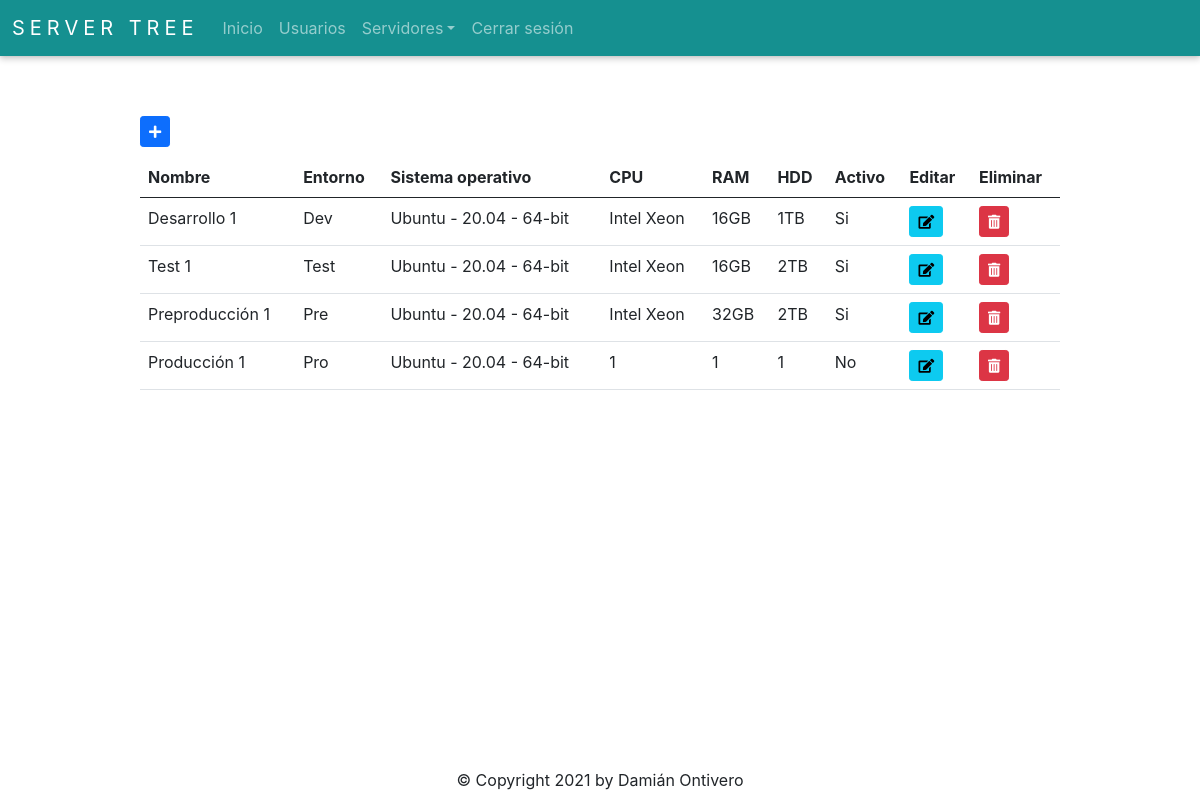
The page /server/get_server_all (signed in) on the database as committed earlier.
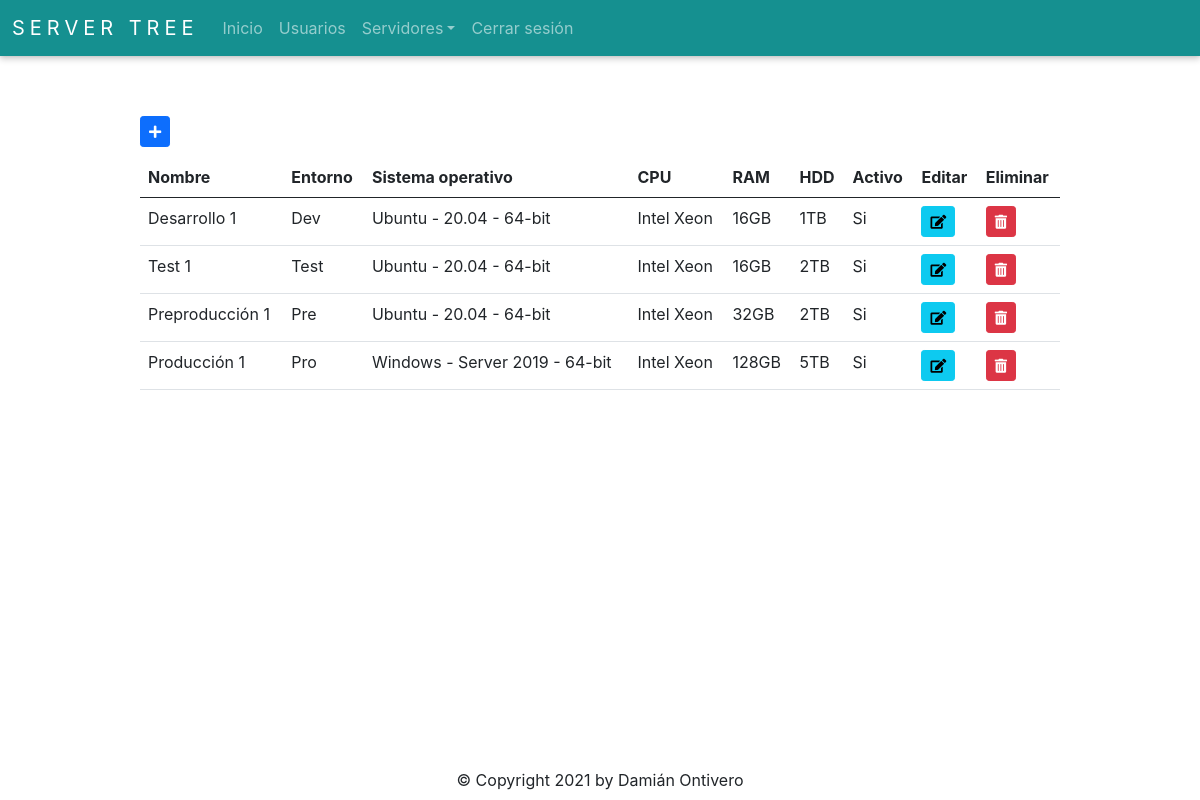
The same page on the database as committed later.
### app/server/models.py (models this page shows, shortened)
class Server(db.Model):
    __tablename__ = 'Servers'
    id = db.Column(db.Integer, autoincrement=True, primary_key=True)
    name = db.Column(db.String(50), nullable=False)
    environment_id = db.Column(db.Integer, db.ForeignKey('Environments.id'), nullable=False)
    operating_system_id = db.Column(db.Integer, db.ForeignKey('OperatingSystems.id'), nullable=False)
    cpu = db.Column(db.String(50), nullable=False)
    ram = db.Column(db.String(50), nullable=False)
    hdd = db.Column(db.String(50), nullable=False)
    is_active = db.Column(db.Boolean, default=True)

class Environment(db.Model):
    __tablename__ = 'Environments'
    id = db.Column(db.Integer, autoincrement=True, primary_key=True)
    name = db.Column(db.String(50), nullable=False)
    @staticmethod
    def get_all():
        return Environment.query.all()

class OperatingSystem(db.Model):
    __tablename__ = 'OperatingSystems'
    id = db.Column(db.Integer, autoincrement=True, primary_key=True)
    name = db.Column(db.String(50), nullable=False)
    version = db.Column(db.String(50), nullable=False)
    architect = db.Column(db.String(6), nullable=False)
    def __repr__(self):
        return '{} - {} - {}'.format(self.name, self.version, self.architect)
    @staticmethod
    def get_all():
        return OperatingSystem.query.all()

### app/server/routes.py (the view)
@server_bp.route('/get_server_all', methods=['GET', 'POST'])
@login_required
def get_server_all():
    data = db.session.query(Server, Environment, OperatingSystem).join(Environment, OperatingSystem).all()
    form = ServerForm()
    return render_template('server.html', data=data, form=form)

### app/auth/models.py (called while the page is built)
    @staticmethod
    def get_by_id(id):
        return User.query.get(id)

### app/auth/routes.py (called while the page is built)
@login_manager.user_loader
def load_user(user_id):
    return User.get_by_id(int(user_id))

### app/server/templates/server.html (shortened to what this page needs)
{% extends 'base.html' %}
{% import 'bootstrap/wtf.html' as wtf %}
{% block content %}
<div class="buttons">
  {% if current_user.role_id == 1 %}
    <button type="button" id="addButton" class="btn btn-primary btn-sm" data-bs-toggle="modal" data-bs-target="#serverModal"><i class="fas fa-plus"></i></button>
  {% else %}
    <button disabled type="button" id="addButton" class="btn btn-primary btn-sm" data-bs-toggle="modal" data-bs-target="#serverModal"><i class="fas fa-plus"></i></button>
  {% endif %}
</div>
<table class="table table-hover">
  <thead>
    <tr>
      <th>Nombre</th>
      <th>Entorno</th>
      <th>Sistema operativo</th>
      <th>CPU</th>
      <th>RAM</th>
      <th>HDD</th>
      <th>Activo</th>
      <th>Editar</th>
      <th>Eliminar</th>
    </tr>
  </thead>
  <tbody>
    {% for server, env, os in data %}
      <tr>
        <td>{{ server.name }}</td>
        <td>{{ env.name }}</td>
        <td>{{ os.name + ' - ' + os.version + ' - ' + os.architect }}</td>
        <td>{{ server.cpu }}</td>
        <td>{{ server.ram }}</td>
        <td>{{ server.hdd }}</td>
        <td>
          {% if server.is_active == 0 %}
            No
          {% elif server.is_active == 1  %}
            Si
          {% endif %}
        </td>
        {% if current_user.role_id == 1 %}
          <td>
            <button type="button" class="btn btn-info btn-sm" id="editButton" data-id={{ server.id }} data-bs-toggle="modal" data-bs-target="#serverModal"><i class="fas fa-edit"></i></button>
          </td>
          <td>
            <button type="button" class="btn btn-danger btn-sm" id="deleteButton" data-id={{ server.id }} data-bs-toggle="modal" data-bs-target="#deleteServerModal"><i class="fas fa-trash-alt"></i></button>
          </td>
        {% endif %}
      </tr>
    {% endfor %}
  </tbody>
</table>
{% endblock %}

### app/templates/base.html (shortened to what this page needs)
<!doctype html>
<html>
<head>
  <link rel="stylesheet" href="{{ url_for('static', filename='style.css') }}">
  <link rel="stylesheet" href="https://cdn.jsdelivr.net/npm/bootstrap@5.0.0/dist/css/bootstrap.min.css">
  <link rel="stylesheet" href="https://use.fontawesome.com/releases/v5.6.3/css/all.css">
</head>
<body>
  <nav class="navbar navbar-expand-lg navbar-dark">
      <div class="container-fluid">
        <a class="navbar-brand" href="{{ url_for('index.index') }}">Server Tree</a>
        <div class="collapse navbar-collapse" id="navbarSupportedContent">
          <ul class="navbar-nav me-auto mb-2 mb-lg-0">
              <li class="nav-item">
                <a class="nav-link" href="{{ url_for('index.index') }}">Inicio</a>
              </li>
              <li class="nav-item">
                <a class="nav-link" href="{{ url_for('auth.get_user_all') }}">Usuarios</a>
              </li>
              <li class="nav-item dropdown">
                  <a class="nav-link dropdown-toggle" href="#" id="navbarDropdown" role="button" data-bs-toggle="dropdown" aria-expanded="false">Servidores</a>
              </li>
              <li class="nav-item">
                <a class="nav-link" href="{{ url_for('auth.logout') }}">Cerrar sesión</a>
              </li>
          </ul>
        </div>
      </div>
  </nav>
  <div class="container-base">
    {% block content %}{% endblock %}
  </div>
  <div class="footer">
    &copy; Copyright 2021 by Damián Ontivero
  </div>
</body>
</html>

### app/static/style.css (style rules this page uses)
* { text-decoration: none; font-family: -apple-system, BlinkMacSystemFont, 'Segoe UI', Roboto, Oxygen, Ubuntu, Cantarell, 'Open Sans', 'Helvetica Neue', sans-serif; }
html, body { margin: 0; padding: 0; width: 100%; height: 100%; position: relative; }
.navbar { background-color: #159090; box-shadow: 0 0 0.2rem rgb(0 0 0 / 10%), 0 0.2rem 0.4rem rgb(0 0 0 / 20%); }
.navbar-brand { text-transform: uppercase; letter-spacing: 5px; font-size: large; }
.footer { width: 100%; text-align: center; position: absolute; bottom: 1%; }
.container-base { width: 80%; position: relative; padding: 20px; left: 10%; top: 5%; }
.container-base .buttons { margin-bottom: 10px; }

Rows that differ between the two databases and show on the page:
changed Server "Producción 1": architect "Ubuntu - 20.04 - 64-bit" → "Windows - Server 2019 - 64-bit"; cpu "1" → "Intel Xeon"; ram "1" → "128GB"; hdd "1" → "5TB"; is_active "No" → "Si"
